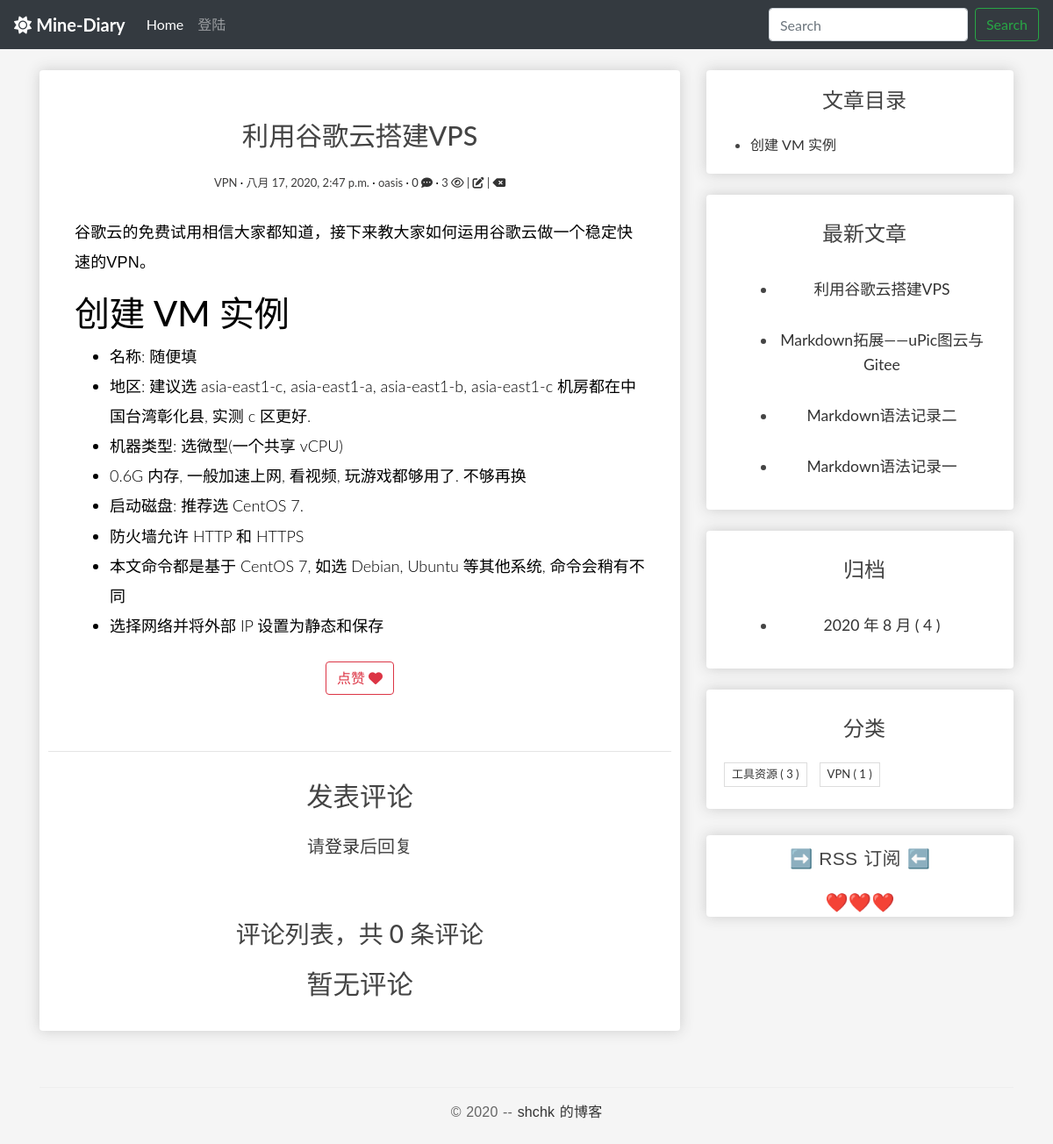
The app's page /blogs/616/ with its own data.
### blog/models.py (models this page shows, shortened)
class Post(models.Model):
    author = models.ForeignKey(
        User, verbose_name='作者', on_delete=models.CASCADE)
    title = models.CharField('标题', max_length=100)
    body = models.TextField('正文')
    created_time = models.DateTimeField('创建时间', default=timezone.now)
    modified_time = models.DateTimeField('修改时间')
    excerpt = models.CharField('摘要', max_length=100, blank=True)
    categories = models.ForeignKey(
        Category, verbose_name='分类', on_delete=models.CASCADE)
    views = models.PositiveIntegerField('浏览量', default=0, editable=False)
    likes = models.PositiveIntegerField(default=0)
    def increase_views(self):
        self.views += 1
        self.save(update_fields=['views'])
    def save(self, *args, **kwargs):
        self.modified_time = timezone.now()
        md = markdown.Markdown(extensions=[
            'markdown.extensions.extra',
            'markdown.extensions.codehilite',
        ])
        self.excerpt = strip_tags(md.convert(self.body))[:50]
        super().save(*args, **kwargs)
    def get_absolute_url(self):
        return reverse('blog:detail', kwargs={'pk': self.pk})
    @cached_property
    def rich_content(self):
        return generate_rich_content(self.body)
    @property
    def toc(self):
        return self.rich_content.get('toc', '')
    @property
    def body_html(self):
        return self.rich_content.get('content', '')
    class Meta:
        verbose_name = '文章'
        verbose_name_plural = verbose_name
        ordering = ['-created_time']

class Category(models.Model):
    name = models.CharField(max_length=100)
    class Meta:
        verbose_name = '分类'
        verbose_name_plural = verbose_name

### blog/views.py (the view)
# urls.py: path('blogs/<int:pk>/', PostDetailView.as_view(), name='detail'),
class PostDetailView(DetailView):
    model = Post
    template_name = 'blog/detail.html'
    context_object_name = 'post'
    def get(self, request, *args, **kwargs):
        HttpResponse = super(PostDetailView, self).get(
            request, *args, **kwargs)
        self.object.increase_views()
        return HttpResponse

### blog/models.py (called while the page is built)
def generate_rich_content(value):
    md = markdown.Markdown(
        extensions=[
            "markdown.extensions.extra",
            "markdown.extensions.codehilite",
            TocExtension(slugify=slugify),
        ]
    )
    content = md.convert(value)
    m = re.search(r'<div class="toc">\s*<ul>(.*)</ul>\s*</div>', md.toc, re.S)
    toc = m.group(1) if m is not None else ""
    return {"content": content, "toc": toc}

### blog/templatetags/blog_extras.py (called while the page is built)
@register.inclusion_tag('blog/inclusions/_recent_posts.html', takes_context=True)
def show_recent_posts(context, num=5):
    return {
        'recent_post_list': Post.objects.all().order_by('-created_time')[:num],
    }

@register.inclusion_tag('blog/inclusions/_archives.html', takes_context=True)
def show_archives(context):
    date_list = Post.objects.annotate(year=ExtractYear('created_time'), month=ExtractMonth(
        'created_time')).values('year', 'month').order_by('year', 'month').annotate(num_posts=Count('id'))
    return {
        'date_list': date_list
    }

@register.inclusion_tag('blog/inclusions/_categories.html', takes_context=True)
def show_categories(context):
    category_list = Category.objects.annotate(
        num_posts=Count('post')).filter(num_posts__gt=0)
    return {
        'category_list': category_list
    }

### comments/templatetags/comments_extras.py (called while the page is built)
@register.inclusion_tag('comments/inclusions/_list.html', takes_context=True)
def show_comments(context, post):
    comment_list = post.comments_post.all()
    comment_count = comment_list.count()
    return {
        'comment_list': comment_list,
        'comment_count': comment_count
    }

### blog/templates/blog/detail.html (shortened to what this page needs)
{% extends 'base.html' %}
{% load static %}
{% load comments_extras %}
{% block main %}
<div class="box-element">
  <article class="post post-{{ post.pk }}">
    <header class="entry-header">
      <h1 class="entry-title">{{ post.title }}</h1>
      <div class="entry-meta">
        <span class="post-category"><a>{{ post.categories.name }}</a></span>
        <span class="post-date"><a><time class="entry-date"
              datetime="{{ post.created_time }}">{{ post.created_time }}</time></a></span>
        <span class="post-author"><a>{{ post.author }}</a></span>
        <span class="comments-link"><a href="#comment-area">{{ post.comments_post.count }} <i
              class="fas fa-comment-dots"></i></a></span>
        <span class="views-count"><a>{{ post.views }} <i class="far fa-eye"></i></a></span>
        <span><a href="{% url 'blog:update' post.id %}">| <i class="fas fa-edit"></i></a></span>
        <span>
          <a href="#" onclick="confirm_safe_delete()">| <i class="fas fa-backspace"></i></a>
        </span>
      </div>
    </header>
    <div class="entry-content clearfix">
      {{ post.body_html|safe }}
    </div>
    <div style="text-align:center;" class="mt-4">
      <button class="btn btn-outline-danger"
              type="button"
              onclick="validate_is_like(
                      '{% url 'blog:increase_likes' post.id %}',
                      {{ post.id }},
                      {{ post.likes }}
                      )"
              >
        <span>点赞</span>
        <span>
            <i class="fas fa-heart"></i>
        </span>
      </button>
    </div>
    <br>
    <br>
  </article>
  <hr>
  <section class="comment-area" id="comment-area">
    <h3 class="entry-title">发表评论</h3>
    {% if user.is_authenticated %}
    {% show_comment_form post %}
    {% else %}
    <h5 class="row justify-content-center">
      请<a href="{% url 'userprofile:user_login' %}">登录</a>后回复
    </h5>
    <br>
    {% endif %}
    <div class="comment-list-panel entry-title">
      {% show_comments post %}
    </div>
  </section>
</div>
{% endblock main %}
{% block toc %}
  {% if post.toc %}
    <div class="widget widget-content box-element">
      <h3 class="widget-title entry-title">文章目录</h3>
      <div class="toc">
        <ul>
          {{ post.toc|safe }}
        </ul>
      </div>
    </div>
    <br>
  {% endif %}
{% endblock toc %}

### blog/templates/blog/inclusions/_recent_posts.html
<div class="widget widget-content">
  <h3 class="widget-title entry-title">最新文章</h3>
  <ul>
    {% for post in recent_post_list %}
      <div class="entry-free">
        <li>
            <a href="{{ post.get_absolute_url }}">{{ post.title }}</a>
        </li>
      </div>
    {% empty %}
      暂无文章！
    {% endfor %}
  </ul>
</div>

### blog/templates/blog/inclusions/_categories.html
<div class="widget widget-tag-cloud">
  <h3 class="widget-title entry-title">分类</h3>
  <ul>
    {% for category in category_list %}
      <li>
          <a href="{% url 'blog:categories' category.pk %}">{{ category.name }} <span class="post-count">( {{ category.num_posts }} )</span></a>
      </li>
    {% empty %}
      暂无分类！
    {% endfor %}
  </ul>
</div>

### blog/static/blog/css/main.css (style rules this page uses)
body { background-color: whitesmoke; }
.box-element { box-shadow: hsl(0, 0%, 80%) 0 0 16px; background-color: #fff; border-radius: 4px; padding: 10px; }
.entry-free { text-align: center; font-size: 1.1em; margin-bottom: 20px; line-height: 1.6; padding: 10px 20px 0; }
* { outline: none; }
h1, h2, h3, h4, h5, h6 { margin-top: 0; }
a { color: #333; }
body { color: #444; font-family: 'Lato', sans-serif; }
p { font-family: 'Ubuntu', sans-serif; font-weight: 400; word-spacing: 1px; letter-spacing: 0.01em; }
.post { background: #fff; padding: 30px 30px 0; }
.entry-title { text-align: center; font-size: 1.9em; margin-bottom: 20px; line-height: 1.6; padding: 10px 20px 0; }
.entry-meta { text-align: center; color: #3d3c3c; font-size: 13px; margin-bottom: 30px; }
.entry-content { font-size: 18px; line-height: 1.9; font-weight: 300; color: #000; }
.post-category::after, .post-date::after, .post-author::after, .comments-link::after { content: ' ·'; color: #000; }
.widget { background: #fff; padding: 5px 0 5px 10px; }
.widget-title { font-size: 1.5em; margin-bottom: 20px; line-height: 1.6; padding: 10px 0 0; font-weight: 400; }
.widget-tag-cloud ul { padding: 0; margin: 0; margin-right: -10px; }
.widget-tag-cloud ul li { list-style-type: none; font-size: 13px; display: inline-block; margin-right: 10px; margin-bottom: 10px; padding: 3px 8px; border: 1px solid #ddd; }
.widget-content ul li { margin-bottom: 10px; }
.comment-area { padding: 0 30px 0; }
.comment-list-panel { margin-top: 30px; }

### records on screen
Post: title "利用谷歌云搭建VPS", categories.name "VPN", created_time "八月 17, 2020, 2:47 p.m.", author "oasis", comments_post.count "0", views "3", body_html "谷歌云的免费试用相信大家都知道，接下来教大家如何运用谷歌云做一个稳定快速的VPN。 创建 VM 实例 名称: 随便填 地区: 建议选 asia-east1-c, asia-east1-a, asia-east1-b, asia-east1-c 机房都在中国台湾彰化县, 实测 c 区更好. 机器类型: 选微型(一个共享 vCPU) 0.6G 内存, 一般加速上网, 看视频, 玩游戏都够用了. 不够再换 启动磁盘: 推荐选 CentOS 7. 防火墙允许 HTTP 和 HTTPS 本文命令都是基于 CentOS 7, 如选 Debian, Ubuntu 等其他系统, 命令会稍有不同 选择网络并将外部 IP 设置为静态和保存", toc "创建 VM 实例"
Post: title "Markdown拓展——uPic图云与Gitee"
Post: title "Markdown语法记录二"
Post: title "Markdown语法记录一"
Category: name "工具资源", num_posts "3"
Category: name "VPN", num_posts "1"

### other values on screen
{{ comment_count }} "0"
{{ date.year }} "2020"
{{ date.month }} "8"
{{ date.num_posts }} "4"
